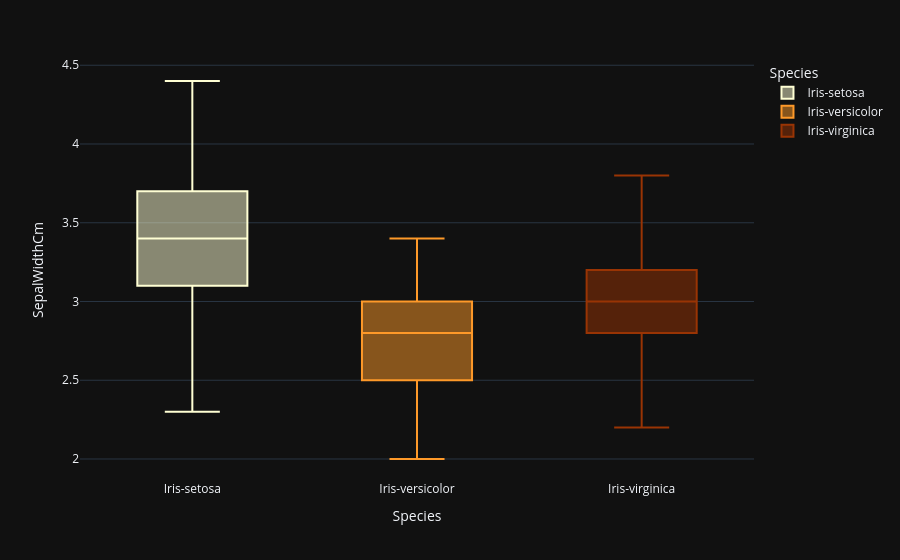

Source (notebook cell):
### Markdown cell above
### SepalWidth

### Code cell
fig = px.box(data_frame=iris, x= 'Species', y='SepalWidthCm', color = 'Species',color_discrete_sequence=['#ffffd4 ','#fe9929 ','#993404 '], template='plotly_dark',orientation='v')
fig.show()

### Figure 1 — Plotly figure (JSON) as saved in the notebook; plotly's stock layout.template omitted (floating-point values rounded to 4 significant figures)
{"data": [{"alignmentgroup": "True", "hovertemplate": "Species=%{x}<br>SepalWidthCm=%{y}<extra></extra>", "legendgroup": "Iris-setosa", "marker": {"color": "#ffffd4 "}, "name": "Iris-setosa", "notched": false, "offsetgroup": "Iris-setosa", "orientation": "v", "showlegend": true, "type": "box", "x": ["Iris-setosa", "Iris-setosa", "Iris-setosa", "Iris-setosa", "Iris-setosa", "Iris-setosa", "Iris-setosa", "Iris-setosa", "Iris-setosa", "Iris-setosa", "Iris-setosa", "Iris-setosa", "Iris-setosa", "Iris-setosa", "Iris-setosa", "Iris-setosa", "Iris-setosa", "Iris-setosa", "Iris-setosa", "Iris-setosa", "Iris-setosa", "Iris-setosa", "Iris-setosa", "Iris-setosa", "Iris-setosa", "Iris-setosa", "Iris-setosa", "Iris-setosa", "Iris-setosa", "Iris-setosa", "Iris-setosa", "Iris-setosa", "Iris-setosa", "Iris-setosa", "Iris-setosa", "Iris-setosa", "Iris-setosa", "Iris-setosa", "Iris-setosa", "Iris-setosa", "Iris-setosa", "Iris-setosa", "Iris-setosa", "Iris-setosa", "Iris-setosa", "Iris-setosa", "Iris-setosa", "Iris-setosa", "Iris-setosa", "Iris-setosa"], "x0": " ", "xaxis": "x", "y": [3.5, 3.0, 3.2, 3.1, 3.6, 3.9, 3.4, 3.4, 2.9, 3.1, 3.7, 3.4, 3.0, 3.0, 4.0, 4.4, 3.9, 3.5, 3.8, 3.8, 3.4, 3.7, 3.6, 3.3, 3.4, 3.0, 3.4, 3.5, 3.4, 3.2, 3.1, 3.4, 4.1, 4.2, 3.1, 3.2, 3.5, 3.1, 3.0, 3.4, 3.5, 2.3, 3.2, 3.5, 3.8, 3.0, 3.8, 3.2, 3.7, 3.3], "y0": " ", "yaxis": "y"}, {"alignmentgroup": "True", "hovertemplate": "Species=%{x}<br>SepalWidthCm=%{y}<extra></extra>", "legendgroup": "Iris-versicolor", "marker": {"color": "#fe9929 "}, "name": "Iris-versicolor", "notched": false, "offsetgroup": "Iris-versicolor", "orientation": "v", "showlegend": true, "type": "box", "x": ["Iris-versicolor", "Iris-versicolor", "Iris-versicolor", "Iris-versicolor", "Iris-versicolor", "Iris-versicolor", "Iris-versicolor", "Iris-versicolor", "Iris-versicolor", "Iris-versicolor", "Iris-versicolor", "Iris-versicolor", "Iris-versicolor", "Iris-versicolor", "Iris-versicolor", "Iris-versicolor", "Iris-versicolor", "Iris-versicolor", "Iris-versicolor", "Iris-versicolor", "Iris-versicolor", "Iris-versicolor", "Iris-versicolor", "Iris-versicolor", "Iris-versicolor", "Iris-versicolor", "Iris-versicolor", "Iris-versicolor", "Iris-versicolor", "Iris-versicolor", "Iris-versicolor", "Iris-versicolor", "Iris-versicolor", "Iris-versicolor", "Iris-versicolor", "Iris-versicolor", "Iris-versicolor", "Iris-versicolor", "Iris-versicolor", "Iris-versicolor", "Iris-versicolor", "Iris-versicolor", "Iris-versicolor", "Iris-versicolor", "Iris-versicolor", "Iris-versicolor", "Iris-versicolor", "Iris-versicolor", "Iris-versicolor", "Iris-versicolor"], "x0": " ", "xaxis": "x", "y": [3.2, 3.2, 3.1, 2.3, 2.8, 2.8, 3.3, 2.4, 2.9, 2.7, 2.0, 3.0, 2.2, 2.9, 2.9, 3.1, 3.0, 2.7, 2.2, 2.5, 3.2, 2.8, 2.5, 2.8, 2.9, 3.0, 2.8, 3.0, 2.9, 2.6, 2.4, 2.4, 2.7, 2.7, 3.0, 3.4, 3.1, 2.3, 3.0, 2.5, 2.6, 3.0, 2.6, 2.3, 2.7, 3.0, 2.9, 2.9, 2.5, 2.8], "y0": " ", "yaxis": "y"}, {"alignmentgroup": "True", "hovertemplate": "Species=%{x}<br>SepalWidthCm=%{y}<extra></extra>", "legendgroup": "Iris-virginica", "marker": {"color": "#993404 "}, "name": "Iris-virginica", "notched": false, "offsetgroup": "Iris-virginica", "orientation": "v", "showlegend": true, "type": "box", "x": ["Iris-virginica", "Iris-virginica", "Iris-virginica", "Iris-virginica", "Iris-virginica", "Iris-virginica", "Iris-virginica", "Iris-virginica", "Iris-virginica", "Iris-virginica", "Iris-virginica", "Iris-virginica", "Iris-virginica", "Iris-virginica", "Iris-virginica", "Iris-virginica", "Iris-virginica", "Iris-virginica", "Iris-virginica", "Iris-virginica", "Iris-virginica", "Iris-virginica", "Iris-virginica", "Iris-virginica", "Iris-virginica", "Iris-virginica", "Iris-virginica", "Iris-virginica", "Iris-virginica", "Iris-virginica", "Iris-virginica", "Iris-virginica", "Iris-virginica", "Iris-virginica", "Iris-virginica", "Iris-virginica", "Iris-virginica", "Iris-virginica", "Iris-virginica", "Iris-virginica", "Iris-virginica", "Iris-virginica", "Iris-virginica", "Iris-virginica", "Iris-virginica", "Iris-virginica", "Iris-virginica", "Iris-virginica", "Iris-virginica", "Iris-virginica"], "x0": " ", "xaxis": "x", "y": [3.3, 2.7, 3.0, 2.9, 3.0, 3.0, 2.5, 2.9, 2.5, 3.6, 3.2, 2.7, 3.0, 2.5, 2.8, 3.2, 3.0, 3.8, 2.6, 2.2, 3.2, 2.8, 2.8, 2.7, 3.3, 3.2, 2.8, 3.0, 2.8, 3.0, 2.8, 3.8, 2.8, 2.8, 2.6, 3.0, 3.4, 3.1, 3.0, 3.1, 3.1, 3.1, 2.7, 3.2, 3.3, 3.0, 2.5, 3.0, 3.4, 3.0], "y0": " ", "yaxis": "y"}], "layout": {"boxmode": "overlay", "legend": {"title": {"text": "Species"}, "tracegroupgap": 0}, "margin": {"t": 60}, "xaxis": {"anchor": "y", "categoryarray": ["Iris-setosa", "Iris-versicolor", "Iris-virginica"], "categoryorder": "array", "domain": [0, 1], "title": {"text": "Species"}}, "yaxis": {"anchor": "x", "domain": [0, 1], "title": {"text": "SepalWidthCm"}}}}
